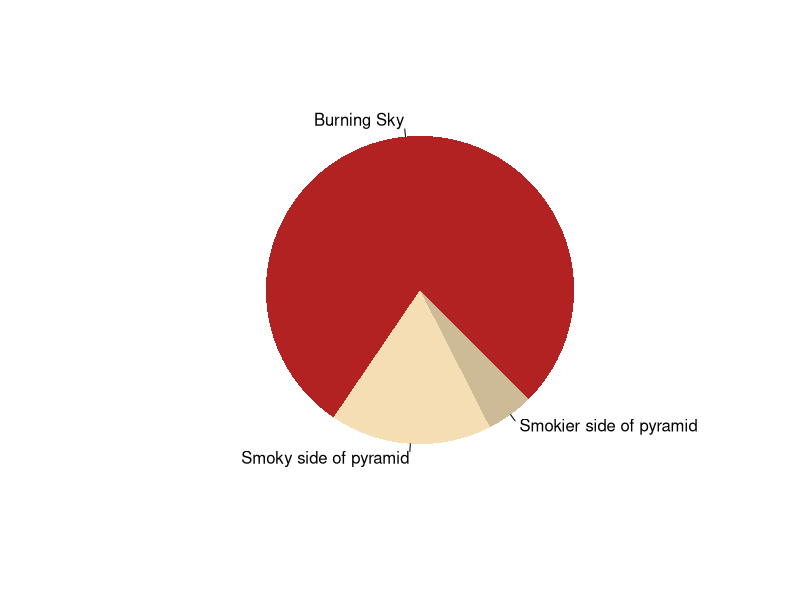
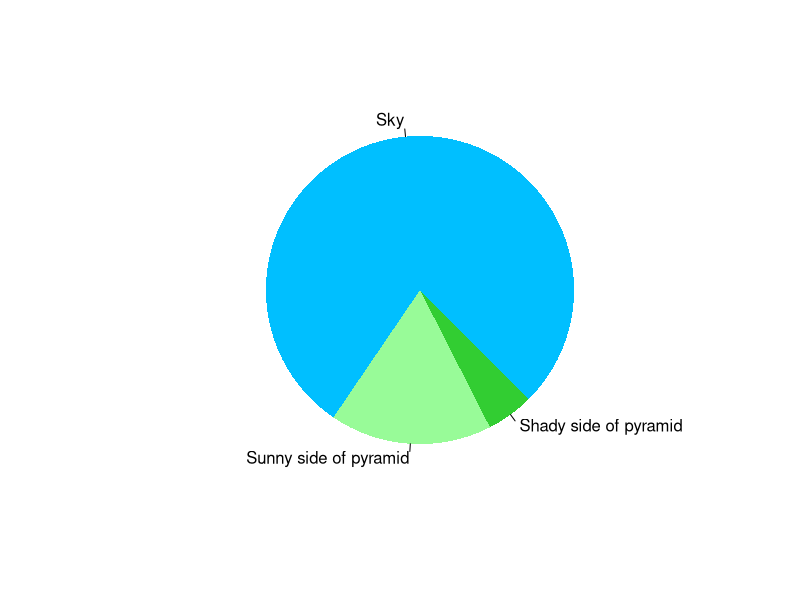

These figures' R source, in order:
## ---- chunk 1
pie(
  c("Burning Sky" = 78, "Smoky side of pyramid" = 17, "Smokier side of pyramid" = 5), 
  init.angle = 315, 
  col = c("firebrick", "wheat", "wheat3"), 
  border = FALSE
)
## ---- chunk 2
pie(
  c(Sky = 78, "Sunny side of pyramid" = 17, "Shady side of pyramid" = 5), 
  init.angle = 315, 
  col = c("deepskyblue", "palegreen", "limegreen"), 
  border = FALSE
)
